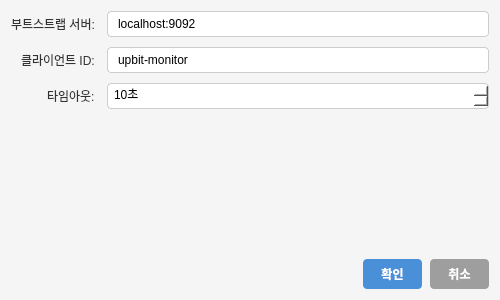
<?xml version="1.0" encoding="UTF-8"?>
<ui version="4.0">
 <class>KafkaSettingsDialog</class>
 <widget class="QDialog" name="KafkaSettingsDialog">
  <property name="geometry">
   <rect>
    <x>0</x>
    <y>0</y>
    <width>500</width>
    <height>300</height>
   </rect>
  </property>
  <property name="windowTitle">
   <string>Kafka 연결 설정</string>
  </property>
  <property name="styleSheet">
   <string notr="true">
QDialog { background-color: #f5f5f5; color: #333333; font-family: 'Segoe UI', sans-serif; }
QLabel { color: #333333; }
QLineEdit { background-color: #ffffff; border: 1px solid #cccccc; border-radius: 4px; padding: 4px 8px; }
QLineEdit:focus { border-color: #4a90d9; }
QSpinBox { background-color: #ffffff; border: 1px solid #cccccc; border-radius: 4px; padding: 4px; }
QSpinBox:focus { border-color: #4a90d9; }
QPushButton { background-color: #4a90d9; color: #ffffff; border: none; border-radius: 4px; padding: 6px 18px; font-weight: bold; }
QPushButton:hover { background-color: #357abd; }
QPushButton:pressed { background-color: #2a6099; }
QPushButton#btn_cancel { background-color: #9e9e9e; }
QPushButton#btn_cancel:hover { background-color: #757575; }
   </string>
  </property>
  <layout class="QVBoxLayout" name="verticalLayout">
   <property name="spacing">
    <number>12</number>
   </property>
   <property name="contentsMargins">
    <number>20</number>
    <number>20</number>
    <number>20</number>
    <number>20</number>
   </property>
   <item>
    <layout class="QFormLayout" name="formLayout">
     <property name="labelAlignment">
      <set>Qt::AlignRight|Qt::AlignVCenter</set>
     </property>
     <property name="horizontalSpacing">
      <number>12</number>
     </property>
     <property name="verticalSpacing">
      <number>10</number>
     </property>
     <item row="0" column="0">
      <widget class="QLabel" name="label_bootstrap">
       <property name="text">
        <string>부트스트랩 서버:</string>
       </property>
      </widget>
     </item>
     <item row="0" column="1">
      <widget class="QLineEdit" name="edit_bootstrap_servers">
       <property name="text">
        <string>localhost:9092</string>
       </property>
       <property name="placeholderText">
        <string>예: host1:9092,host2:9092</string>
       </property>
      </widget>
     </item>
     <item row="1" column="0">
      <widget class="QLabel" name="label_client_id">
       <property name="text">
        <string>클라이언트 ID:</string>
       </property>
      </widget>
     </item>
     <item row="1" column="1">
      <widget class="QLineEdit" name="edit_client_id">
       <property name="text">
        <string>upbit-monitor</string>
       </property>
      </widget>
     </item>
     <item row="2" column="0">
      <widget class="QLabel" name="label_timeout">
       <property name="text">
        <string>타임아웃:</string>
       </property>
      </widget>
     </item>
     <item row="2" column="1">
      <widget class="QSpinBox" name="spin_timeout">
       <property name="minimum">
        <number>1</number>
       </property>
       <property name="maximum">
        <number>60</number>
       </property>
       <property name="value">
        <number>10</number>
       </property>
       <property name="suffix">
        <string>초</string>
       </property>
      </widget>
     </item>
    </layout>
   </item>
   <item>
    <spacer name="verticalSpacer">
     <property name="orientation">
      <enum>Qt::Vertical</enum>
     </property>
     <property name="sizeHint" stdset="0">
      <size>
       <width>20</width>
       <height>40</height>
      </size>
     </property>
    </spacer>
   </item>
   <item>
    <layout class="QHBoxLayout" name="horizontalLayout_buttons">
     <property name="spacing">
      <number>8</number>
     </property>
     <item>
      <spacer name="horizontalSpacer">
       <property name="orientation">
        <enum>Qt::Horizontal</enum>
       </property>
       <property name="sizeHint" stdset="0">
        <size>
         <width>40</width>
         <height>20</height>
        </size>
       </property>
      </spacer>
     </item>
     <item>
      <widget class="QPushButton" name="btn_ok">
       <property name="text">
        <string>확인</string>
       </property>
       <property name="default">
        <bool>true</bool>
       </property>
      </widget>
     </item>
     <item>
      <widget class="QPushButton" name="btn_cancel">
       <property name="text">
        <string>취소</string>
       </property>
      </widget>
     </item>
    </layout>
   </item>
  </layout>
 </widget>
 <resources/>
 <connections/>
</ui>
